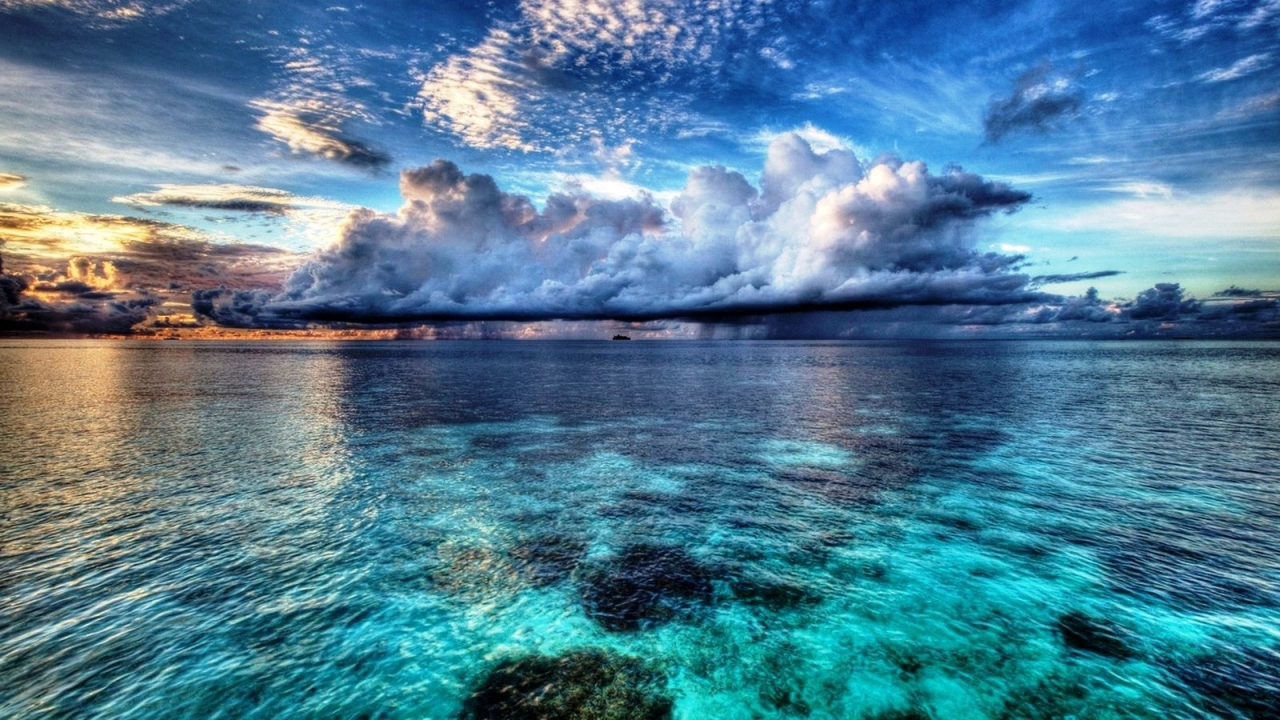
#> input picture data/example.jpg, 2560 x 1440 px (shown at 1/2 size)
$ python main.py
#> lines starting #> are read from the running program, lines starting #| are printed output that depends on the picture
import numpy as np
from PIL import Image
from math import ceil
import matplotlib.pyplot as plt

IMAGE = Image.open('../data/example.jpg')
#> IMAGE is the input picture: PIL image 2560x1440 RGB; mean R, G, B 80.8, 125.2, 148.8
#> (printed output is left out)
FULL_IMAGE_MATRIX = np.array(IMAGE)

COLOR = (123, 234, 15)


def rgb_to_hsv_1(matrix):
    matrix = matrix.astype('float')

    r, g, b = matrix[:, :, 0], matrix[:, :, 1], matrix[:, :, 2]

    MAX = matrix.max(axis=2)
    Mis = matrix.argmax(axis=2)
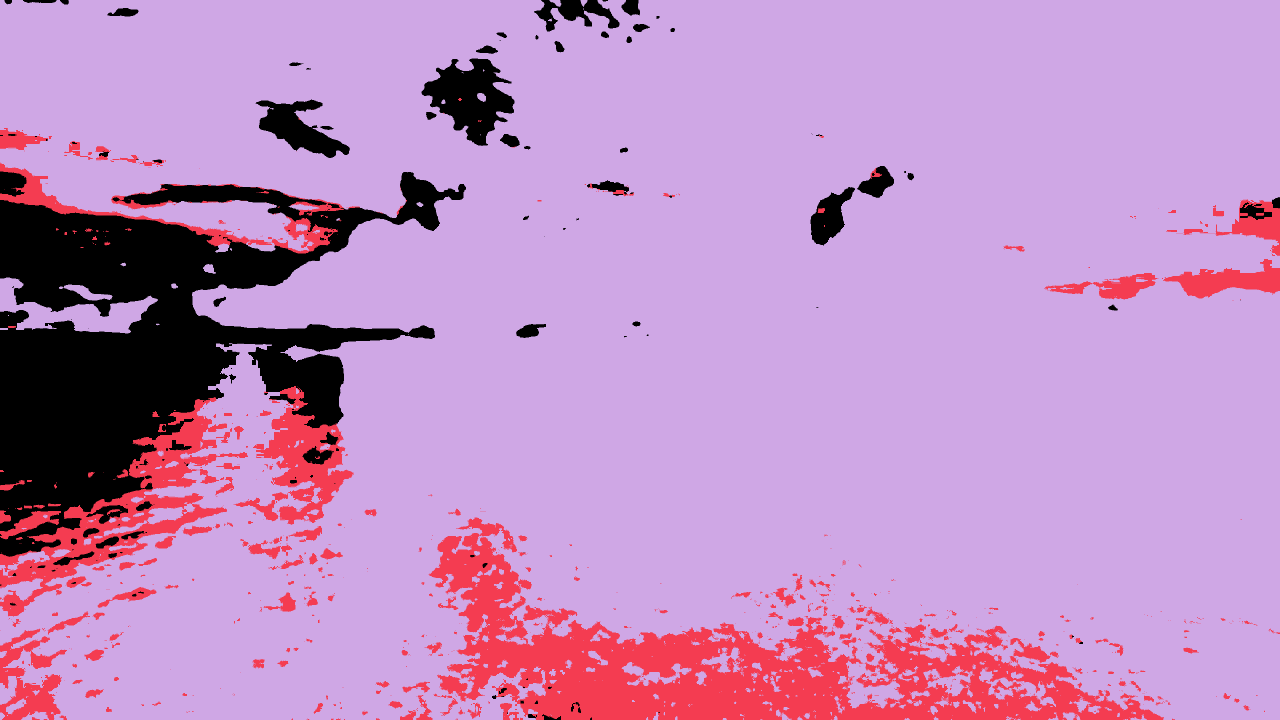
#> Mis: shape (1440, 2560) int64 (shown at 1/2 size); 3 distinct labels, from 0 to 2; one colour per label, 0 black
    MIN = matrix.min(axis=2)

    C = MAX - MIN

    H = np.zeros(r.shape)
    H = np.where((Mis == 0), ((g - b) / C) % 6, H)
    H = np.where((Mis == 1), ((b - r) / C) + 2, H)
    H = np.where((Mis == 2), ((r - g) / C) + 4, H)

    H *= 60

    V = MAX

    Sv = np.where(V == 0, 0, C / V)
    HSV = np.dstack([H, Sv, V / 255])
#> HSV: shape (1440, 2560, 3) float64; 0.02% of the values are NaN or infinite; the others: min 0, max 358.8, mean 63.69

    return HSV


def hsv_to_rgb(hsv):
    h, s, v = hsv[:, :, 0], hsv[:, :, 1], hsv[:, :, 2]
    C = v * s
    H = h / 60
    X = C * (1 - abs(H % 2 - 1))

    R = np.zeros(h.shape)
    R = np.where((H >= 0) & (H < 1) | (H >= 5) & (H < 6), C, R)
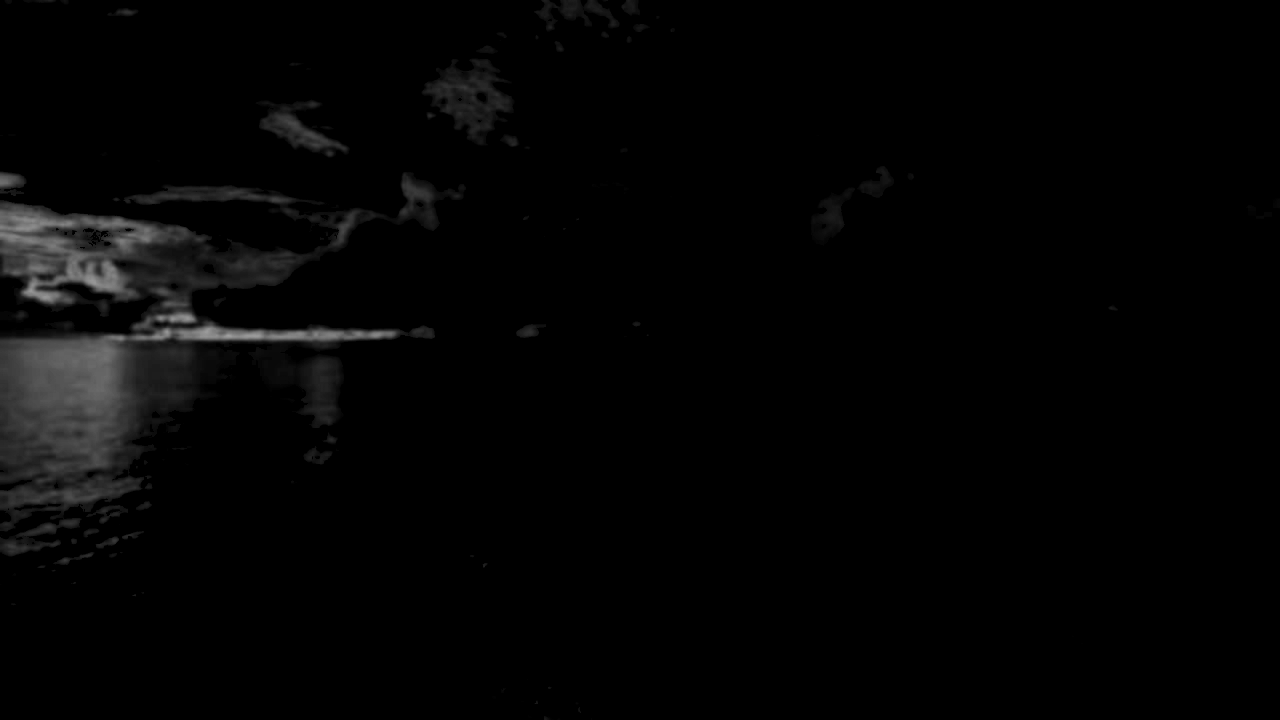
#> R: shape (1440, 2560) float64 (shown at 1/2 size); min 0, max 0.631, mean 0.0161
    R = np.where((H >= 1) & (H < 2) | (H >= 4) & (H < 5), X, R)

    G = np.zeros(h.shape)
    G = np.where((H >= 0) & (H < 1) | (H >= 3) & (H < 4), X, G)
    G = np.where((H >= 1) & (H < 3), C, G)
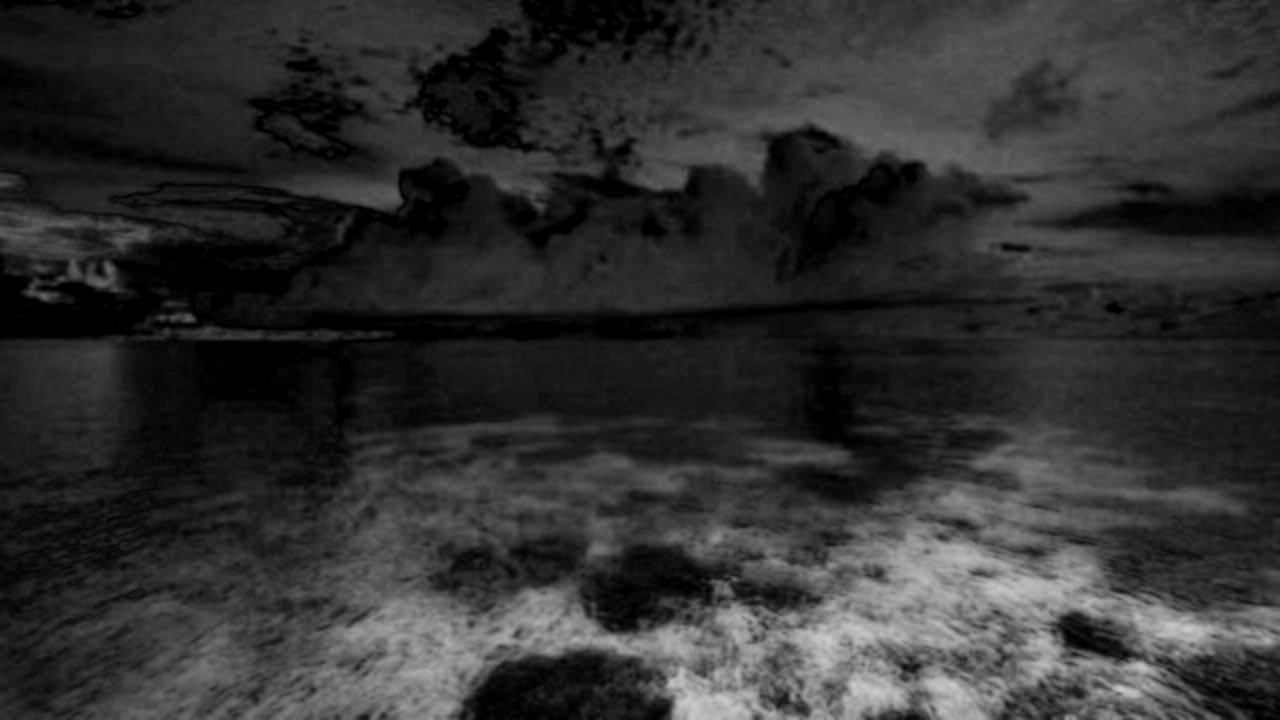
#> G: shape (1440, 2560) float64 (shown at 1/2 size); min 0, max 0.816, mean 0.191

    B = np.zeros(h.shape)
    B = np.where((H >= 3) & (H < 5), C, B)
    B = np.where((H >= 2) & (H < 3) | (H >= 5) & (H < 6), X, B)
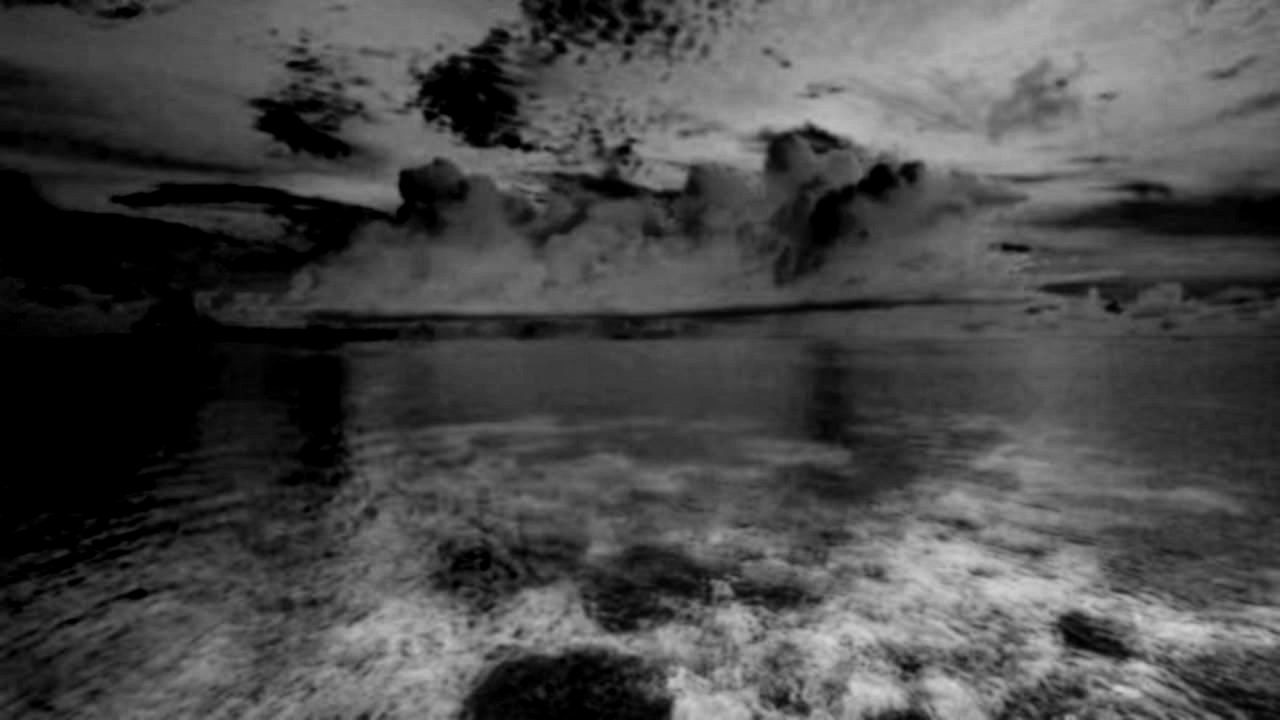
#> B: shape (1440, 2560) float64 (shown at 1/2 size); min 0, max 0.831, mean 0.284

    m = v - C

    r, g, b = (R + m) * 255, (G + m) * 255, (B + m) * 255
    RGB = np.dstack((np.ceil(r), np.ceil(g), np.ceil(b)))
    RGB = np.asarray(RGB, 'int32')
    print(RGB)
#> (printed output is left out)

    return RGB


#print(rgb_to_hsv_1(FULL_IMAGE_MATRIX))
print(FULL_IMAGE_MATRIX)
plt.imshow(FULL_IMAGE_MATRIX)
plt.show()
hsv_image = rgb_to_hsv_1(FULL_IMAGE_MATRIX)
plt.imshow(hsv_image)
plt.show()
converted_from_hsv = hsv_to_rgb(hsv_image)
# print(f"Converted: {converted_from_hsv}")
# print(f"Original{FULL_IMAGE_MATRIX}")
plt.imshow(converted_from_hsv)
plt.show()


#print(hsv_to_rgb(rgb_to_hsv_1(FULL_IMAGE_MATRIX)))
